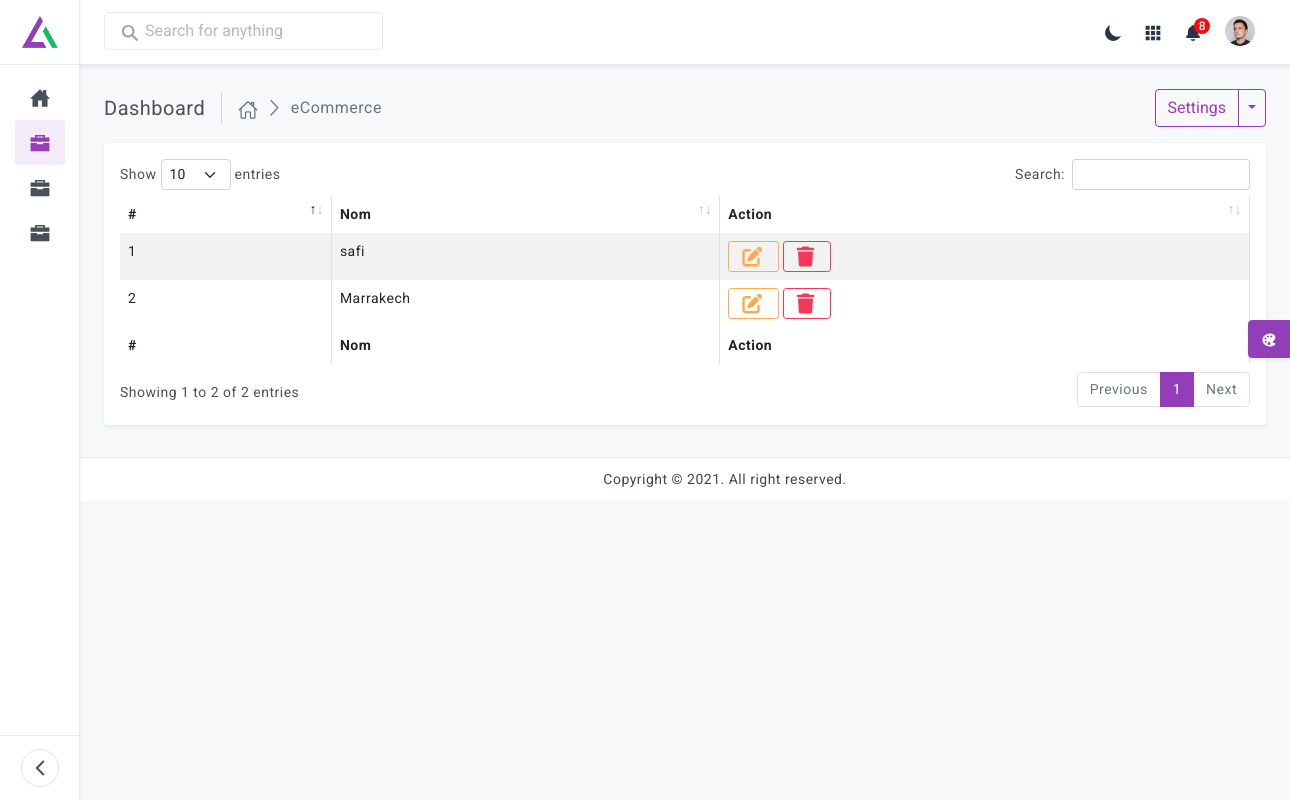
The page /ville/index.php (signed in) on the database its author committed.
### tables this page shows
CREATE TABLE IF NOT EXISTS `villes` (
  `id` int(11) NOT NULL AUTO_INCREMENT,
  `nom` varchar(255) NOT NULL DEFAULT '0',
  PRIMARY KEY (`id`)
);

### ville/index.php (the view, shortened to what this page needs)
<?php require '../include/connexion.php'; ?>
<?php include '../include/header.php'; ?>
<div class="wrapper">
    <?php include '../include/sidebar.php'; ?>
    <?php include '../include/top_header.php'; ?>
    <div class="page-content-wrapper">
        <div class="page-content">
            <div class="page-breadcrumb d-none d-sm-flex align-items-center mb-3">
                <div class="breadcrumb-title pe-3">Dashboard</div>
                <div class="ps-3">
                    <nav aria-label="breadcrumb">
                        <ol class="breadcrumb mb-0 p-0 align-items-center">
                            <li class="breadcrumb-item"><a href="javascript:;">
                                    <ion-icon name="home-outline"></ion-icon>
                                </a>
                            </li>
                            <li class="breadcrumb-item active" aria-current="page">eCommerce</li>
                        </ol>
                    </nav>
                </div>
                <div class="ms-auto">
                    <div class="btn-group">
                        <button type="button" class="btn btn-outline-primary">Settings</button>
                        <button type="button"
                            class="btn btn-outline-primary split-bg-primary dropdown-toggle dropdown-toggle-split"
                            data-bs-toggle="dropdown"> <span class="visually-hidden">Toggle Dropdown</span>
                        </button>
                    </div>
                </div>
            </div>
            <div class="row">
                <div class="col-md-12">
                    <div class="card">
                        <div class="card-body">
                            <div class="table-responsive">
                                <table id="example" class="table table-striped table-bordered" style="width:100%">
                                    <thead>
                                        <tr>
                                            <th>#</th>
                                            <th>Nom</th>
                                            <th>Action</th>
                                        </tr>
                                    </thead>
                                    <tbody>
                                        <tr>
                                            <?php
										$req = $db->query("SELECT * FROM villes");
										while($data = $req->fetch()):
									?>
                                            <td><?= $data['id'] ?></td>
                                            <td><?php echo $data[1] ?></td>
                                            <td>
                                                <a href="update.php?id=<?= $data[0] ?>"
                                                    class="btn btn-sm btn-outline-warning">
                                                    <i class="fa fa-edit"></i>
                                                </a>
                                                <a href="delete.php?id=<?= $data[0] ?>"
                                                    class="btn btn-sm btn-outline-danger">
                                                    <i class="fa fa-trash"></i>
                                                </a>
                                            </td>
                                        </tr>
                                        <?php endwhile;  ?>
                                    </tbody>
                                    <tfoot>
                                        <tr>
                                            <th>#</th>
                                            <th>Nom</th>
                                            <th>Action</th>
                                        </tr>
                                    </tfoot>
                                </table>
                            </div>
                        </div>
                    </div>
                </div>
            </div>
        </div>
    </div>
    <footer class="footer">
        <div class="footer-text">
            Copyright © 2021. All right reserved.
        </div>
    </footer>
    <div class="switcher-body">
        <button class="btn btn-primary btn-switcher shadow-sm" type="button" data-bs-toggle="offcanvas"
            data-bs-target="#offcanvasScrolling" aria-controls="offcanvasScrolling">
            <ion-icon name="color-palette-sharp" class="me-0"></ion-icon>
        </button>
    </div>
</div>
<?php include '../include/footer.php'; ?>

### assets/css/style.css (style rules this page uses)
body { color: #4c5258; font-size: 14px; letter-spacing: .5px; background-color: #f7f8fa; overflow-x: hidden; font-family: Roboto, sans-serif; }
a { text-decoration: none; }
::placeholder { opacity: 0.5 !important; }
.wrapper { position: relative; width: 100%; height: auto; }
.wrapper .page-content-wrapper { margin-left: 80px; margin-top: 65px; padding: 0 0rem 2em 0rem; transition: .3s all; }
.wrapper .page-content { padding: 1.5rem; }
.breadcrumb-title { font-size: 20px; border-right: 1.5px solid #ced3da; }
.page-breadcrumb .breadcrumb li.breadcrumb-item { font-size: 16px; }
.page-breadcrumb .breadcrumb li a { font-size: 20px; color: #697278; }
.page-breadcrumb .breadcrumb-item+.breadcrumb-item::before { display: inline-block; padding-right: .5rem; font-family: LineIcons; content: "\ea5c"; }
.footer { position: absolute; left: 80px; right: 0; bottom: 0; width: 100%; padding: 0.7rem; color: #484444; background-color: #fff; border-top: 1px solid #e9ecef; text-align: center; transition: .3s all; }
.btn i, .btn ion-icon { vertical-align: middle; font-size: 1rem; margin-top: -1em; margin-bottom: -1em; margin-right: 7px; }
.btn i, .btn.btn-lg ion-icon { font-size: 1.25rem; }
.table-responsive { white-space: nowrap; }
.btn-switcher { position: fixed; right: 0px; top: 40%; border-top-right-radius: 0; border-bottom-right-radius: 0; }

### rows shown on the page
villes: id "1", nom "safi"
villes: id "2", nom "Marrakech"
